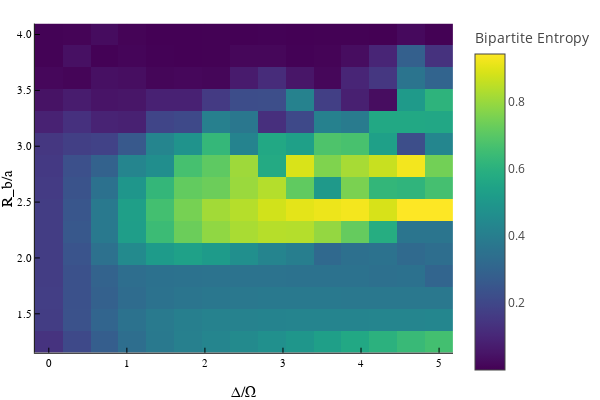

The code cell stored with this chart in its notebook:
### Code cell
plotlyjs()
N=8
resolution=15
separation_assumption=2
sites = siteinds("S=1/2", N)
psi0 = MPS(sites, ["Dn" for i = 1:N])
# psi0 = randomMPS(sites; linkdims=50)
plot(stand(N, resolution, separation_assumption, 1.25, 4.0, 5, psi0, sites, false))

### Figure 1 — Plotly figure (JSON) as saved in the notebook; plotly's stock layout.template omitted (floating-point values rounded to 4 significant figures; data arrays with more than 128 entries replaced by an {"elided": "..."} marker saying what was removed)
{"data": [{"colorbar": {"title": "Bipartite Entropy"}, "colorscale": {"elided": "256x2 mixed values"}, "hoverinfo": "text", "name": "y1", "showlegend": false, "showscale": true, "text": {"elided": "15x15 str values"}, "type": "heatmap", "x": [-0.1786, 0.1786, 0.5357, 0.8929, 1.25, 1.607, 1.964, 2.321, 2.679, 3.036, 3.393, 3.75, 4.107, 4.464, 4.821, 5.179], "xaxis": "x", "y": [1.152, 1.348, 1.545, 1.741, 1.938, 2.134, 2.33, 2.527, 2.723, 2.92, 3.116, 3.312, 3.509, 3.705, 3.902, 4.098], "yaxis": "y", "z": {"elided": "15x15 float values"}, "zmax": 0.9429, "zmin": 0.0005384}], "layout": {"annotations": [], "height": 400, "legend": {"bgcolor": "rgba(255, 255, 255, 1.000)", "bordercolor": "rgba(0, 0, 0, 1.000)", "borderwidth": 1, "font": {"color": "rgba(0, 0, 0, 1.000)", "family": "sans-serif", "size": 11}, "title": {"font": {"color": "rgba(0, 0, 0, 1.000)", "family": "sans-serif", "size": 15}, "text": ""}, "tracegroupgap": 0, "traceorder": "normal", "x": 1, "xanchor": "auto", "y": 1, "yanchor": "auto"}, "margin": {"b": 20, "l": 0, "r": 0, "t": 20}, "paper_bgcolor": "rgba(255, 255, 255, 1.000)", "plot_bgcolor": "rgba(255, 255, 255, 1.000)", "showlegend": true, "width": 600, "xaxis": {"anchor": "y", "domain": [0.07647, 0.9934], "gridcolor": "rgba(0, 0, 0, 0.100)", "gridwidth": 0.5, "linecolor": "rgba(0, 0, 0, 1.000)", "mirror": false, "range": [-0.1786, 5.179], "showgrid": true, "showline": true, "showticklabels": true, "tickangle": 0, "tickcolor": "rgb(0, 0, 0)", "tickfont": {"color": "rgba(0, 0, 0, 1.000)", "family": "sans-serif", "size": 11}, "tickmode": "array", "ticks": "inside", "ticktext": ["0", "1", "2", "3", "4", "5"], "tickvals": [0, 1, 2, 3, 4, 5], "title": "Δ/Ω", "titlefont": {"color": "rgba(0, 0, 0, 1.000)", "family": "sans-serif", "size": 15}, "type": "-", "visible": true, "zeroline": false, "zerolinecolor": "rgba(0, 0, 0, 1.000)"}, "yaxis": {"anchor": "x", "domain": [0.07581, 0.9902], "gridcolor": "rgba(0, 0, 0, 0.100)", "gridwidth": 0.5, "linecolor": "rgba(0, 0, 0, 1.000)", "mirror": false, "range": [1.152, 4.098], "showgrid": true, "showline": true, "showticklabels": true, "tickangle": 0, "tickcolor": "rgb(0, 0, 0)", "tickfont": {"color": "rgba(0, 0, 0, 1.000)", "family": "sans-serif", "size": 11}, "tickmode": "array", "ticks": "inside", "ticktext": ["1.5", "2.0", "2.5", "3.0", "3.5", "4.0"], "tickvals": [1.5, 2, 2.5, 3, 3.5, 4], "title": "R_b/a", "titlefont": {"color": "rgba(0, 0, 0, 1.000)", "family": "sans-serif", "size": 15}, "type": "-", "visible": true, "zeroline": false, "zerolinecolor": "rgba(0, 0, 0, 1.000)"}}}
